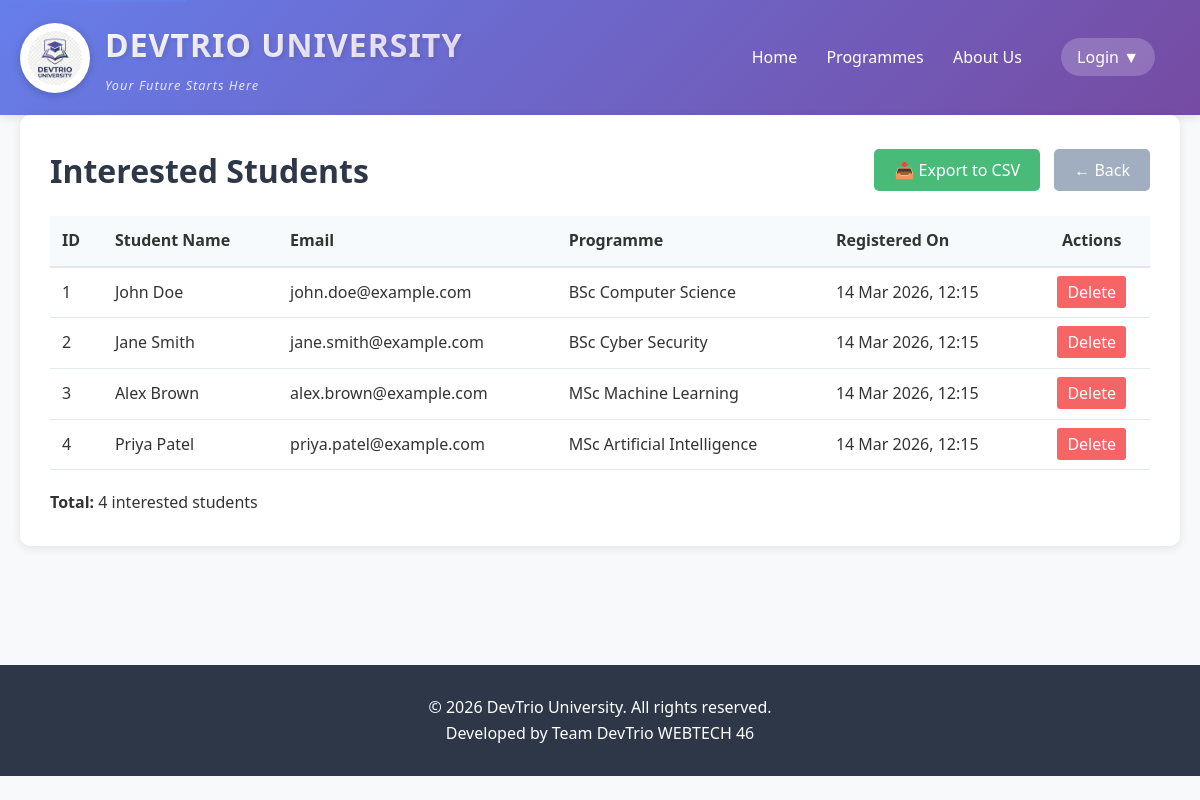
/index.php?url=admin/interests (signed in), run on the app's committed database.
### tables this page shows
CREATE TABLE `interestedstudents` (
  `InterestID` int(11) NOT NULL,
  `ProgrammeID` int(11) NOT NULL,
  `StudentName` varchar(100) NOT NULL,
  `Email` varchar(255) NOT NULL,
  `RegisteredAt` timestamp NOT NULL DEFAULT current_timestamp()
);

CREATE TABLE `programmes` (
  `ProgrammeID` int(11) NOT NULL,
  `ProgrammeName` text NOT NULL,
  `LevelID` int(11) DEFAULT NULL,
  `ProgrammeLeaderID` int(11) DEFAULT NULL,
  `Description` text DEFAULT NULL,
  `Image` text DEFAULT NULL,
  `published` int(11) DEFAULT 1
);

### config/DBConnection.php (called while the page is built, shortened)
<?php
class DBConnection {
    private static $instance = null;
    private $pdo;
    private $host = 'localhost';
    private $dbname = 'student_course_hub';
    private $username = 'root';
    private $password = '';
    public static function getInstance() {
        if (self::$instance === null) {
            self::$instance = new self();
        }
        return self::$instance;
    }
    private function __construct() {
        try {
            $this->pdo = new PDO(
                "mysql:host=$this->host;dbname=$this->dbname;charset=utf8mb4",
                $this->username,
                $this->password,
                [
                    PDO::ATTR_ERRMODE => PDO::ERRMODE_EXCEPTION,
                    PDO::ATTR_DEFAULT_FETCH_MODE => PDO::FETCH_ASSOC,
                    PDO::ATTR_EMULATE_PREPARES => false
                ]
            );
        } catch(PDOException $e) {
            error_log("Database connection failed: " . $e->getMessage() . "\n", 3, __DIR__ . "/db_errors.log");
            die("Database connection failed. Please try again later.");
        }
    }
    public function getConnection() {
        return $this->pdo;
    }
}
?>

### controllers/AdminController.php (the view, shortened to what this page needs)
<?php
require_once __DIR__ . '/../config/DBConnection.php';
class AdminController {
    private $db;
    public function __construct() {
        $this->db = DBConnection::getInstance()->getConnection();
    }
        ?>
        <?php
    public function interests() {
        $sql = "SELECT i.*, p.ProgrammeName
                FROM InterestedStudents i
                JOIN Programmes p ON i.ProgrammeID = p.ProgrammeID
                ORDER BY i.RegisteredAt DESC";
        $students = $this->db->query($sql)->fetchAll();
        ?>
        <div style="background: white; padding: 30px; border-radius: 10px; box-shadow: 0 2px 10px rgba(0,0,0,0.1);">
            <div style="display: flex; justify-content: space-between; align-items: center; margin-bottom: 20px;">
                <h1 style="color: #2d3748;">Interested Students</h1>
                <div>
                    <a href="index.php?url=admin/export_csv" style="background: #48bb78; color: white; padding: 10px 20px; text-decoration: none; border-radius: 5px; margin-right: 10px;">📥 Export to CSV</a>
                    <a href="index.php?url=admin/dashboard" style="background: #a0aec0; color: white; padding: 10px 20px; text-decoration: none; border-radius: 5px;">← Back</a>
                </div>
            </div>
            <?php if(empty($students)): ?>
                <div style="text-align: center; padding: 50px;">
                    <p>No students have registered interest yet.</p>
                </div>
            <?php else: ?>
                <table style="width: 100%; border-collapse: collapse;">
                    <thead>
                        <tr style="background: #f7fafc; border-bottom: 2px solid #e2e8f0;">
                            <th style="padding: 12px; text-align: left;">ID</th>
                            <th style="padding: 12px; text-align: left;">Student Name</th>
                            <th style="padding: 12px; text-align: left;">Email</th>
                            <th style="padding: 12px; text-align: left;">Programme</th>
                            <th style="padding: 12px; text-align: left;">Registered On</th>
                            <th style="padding: 12px; text-align: center;">Actions</th>
                        </tr>
                    </thead>
                    <tbody>
                        <?php foreach($students as $s): ?>
                        <tr style="border-bottom: 1px solid #e2e8f0;">
                            <td style="padding: 12px;"><?php echo $s['InterestID']; ?></td>
                            <td style="padding: 12px;"><?php echo htmlspecialchars($s['StudentName']); ?></td>
                            <td style="padding: 12px;"><?php echo htmlspecialchars($s['Email']); ?></td>
                            <td style="padding: 12px;"><?php echo htmlspecialchars($s['ProgrammeName']); ?></td>
                            <td style="padding: 12px;"><?php echo date('d M Y, H:i', strtotime($s['RegisteredAt'])); ?></td>
                            <td style="padding: 12px; text-align: center;">
                                <a href="index.php?url=admin/interest_delete&id=<?php echo $s['InterestID']; ?>" onclick="return confirm('Are you sure you want to delete this interest?')" style="background: #f56565; color: white; padding: 5px 10px; text-decoration: none; border-radius: 3px;">Delete</a>
                            </td>
                        </tr>
                        <?php endforeach; ?>
                    </tbody>
                </table>
                <div style="margin-top: 20px;">
                    <p><strong>Total:</strong> <?php echo count($students); ?> interested students</p>
                </div>
            <?php endif; ?>
        </div>
        <?php
        require_once __DIR__ . '/../views/layout.php';
    }
}
?>

### css/style.css (style rules this page uses)
* { margin: 0; padding: 0; box-sizing: border-box; }
body { font-family: 'Segoe UI', Tahoma, Geneva, Verdana, sans-serif; line-height: 1.6; color: #333; background-color: #f8f9fa; }

### data on the page
interestedstudents: InterestID "1", StudentName "John Doe", Email "john.doe@example.com", ProgrammeID.ProgrammeName "BSc Computer Science", RegisteredAt "14 Mar 2026, 12:15"
interestedstudents: InterestID "2", StudentName "Jane Smith", Email "jane.smith@example.com", ProgrammeID.ProgrammeName "BSc Cyber Security", RegisteredAt "14 Mar 2026, 12:15"
interestedstudents: InterestID "3", StudentName "Alex Brown", Email "alex.brown@example.com", ProgrammeID.ProgrammeName "MSc Machine Learning", RegisteredAt "14 Mar 2026, 12:15"
interestedstudents: InterestID "4", StudentName "Priya Patel", Email "priya.patel@example.com", ProgrammeID.ProgrammeName "MSc Artificial Intelligence", RegisteredAt "14 Mar 2026, 12:15"

### other printed values
count($students) "4"
